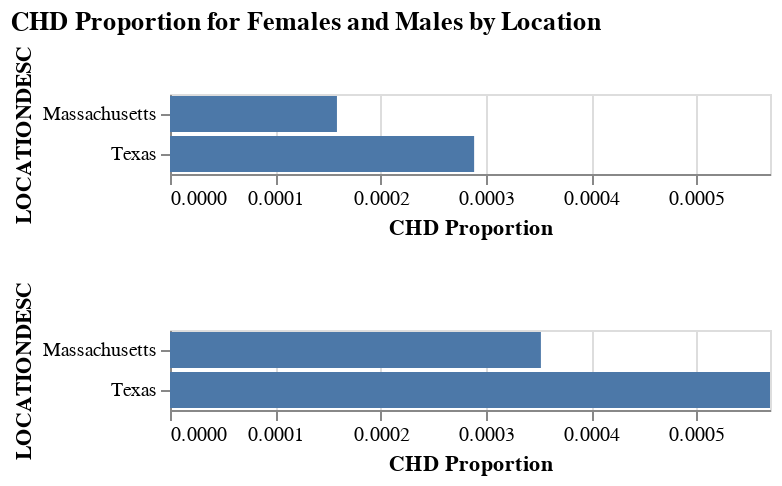

The notebook cell saved with this chart:
### Code cell
facet_1 = alt.Chart(total_data_focus).mark_bar().encode(
    alt.Y("LOCATIONDESC:N"),
    alt.X(alt.repeat('row'), 
          type='quantitative', 
          title='CHD Proportion',
          scale=alt.Scale(domain=[0,max(total_data_focus['CHDPROP_F'].max(), total_data_focus['CHDPROP_M'].max())])
         )
).repeat(
  row=['CHDPROP_F', 'CHDPROP_M',]
).properties(
    title="CHD Proportion for Females and Males by Location"
)
facet_1

### Figure 1 — Vega-Lite specification as saved in the notebook (floating-point values rounded to 4 significant figures)
{"config": {"view": {"continuousWidth": 300, "continuousHeight": 300}}, "repeat": {"row": ["CHDPROP_F", "CHDPROP_M"]}, "spec": {"data": {"name": "data-eac2a8d9bfd4805ff5e9f19aa0a69932"}, "mark": {"type": "bar"}, "encoding": {"x": {"field": {"repeat": "row"}, "scale": {"domain": [0, 0.0005701]}, "title": "CHD Proportion", "type": "quantitative"}, "y": {"field": "LOCATIONDESC", "type": "nominal"}}}, "title": "CHD Proportion for Females and Males by Location", "$schema": "https://vega.github.io/schema/vega-lite/v5.8.0.json", "datasets": {"data-eac2a8d9bfd4805ff5e9f19aa0a69932": [{"LOCATIONDESC": "Texas", "FRAC_F": 0.3364, "CHD_DEATHS": 85.9, "CHD_DEATHS_F": 28.89, "CHD_DEATHS_M": 57.01, "CHDPROP": 0.000859, "CHDPROP_F": 0.0002889, "CHDPROP_M": 0.0005701, "ALL_UNINSURED": 0.245, "FEMALE_UNINSURED": 0.232, "MALE_UNINSURED": 0.259}, {"LOCATIONDESC": "Massachusetts", "FRAC_F": 0.3104, "CHD_DEATHS": 51.1, "CHD_DEATHS_F": 15.86, "CHD_DEATHS_M": 35.24, "CHDPROP": 0.000511, "CHDPROP_F": 0.0001586, "CHDPROP_M": 0.0003524, "ALL_UNINSURED": 0.044, "FEMALE_UNINSURED": 0.031, "MALE_UNINSURED": 0.056}]}}
